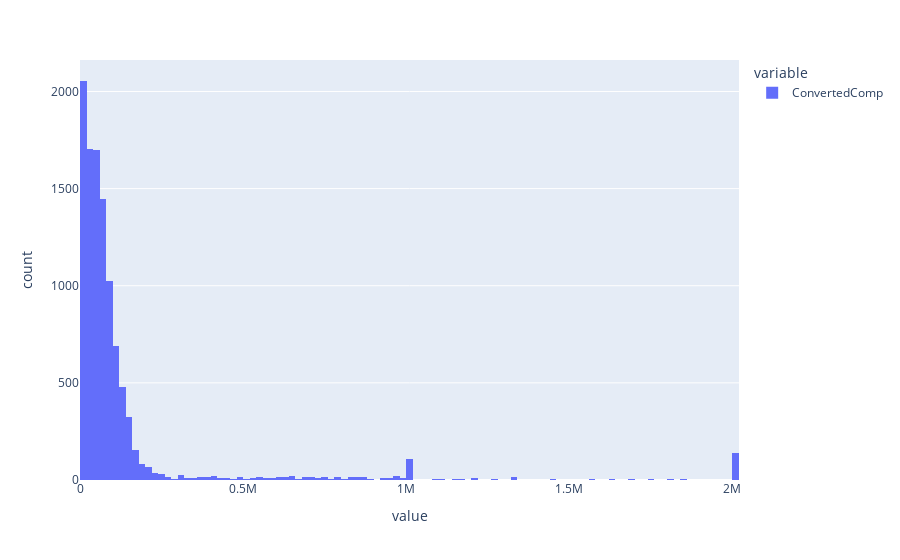

Notebook source saved alongside this figure:
### Markdown cell above
Plot the histogram for the column `ConvertedComp`.

### Code cell
fig = px.histogram(df['ConvertedComp'])
fig

### Figure 1 — Plotly figure (JSON) as saved in the notebook; plotly's stock layout.template omitted (floating-point values rounded to 4 significant figures; data arrays with more than 128 entries replaced by an {"elided": "..."} marker saying what was removed)
{"data": [{"alignmentgroup": "True", "bingroup": "x", "hovertemplate": "variable=ConvertedComp<br>value=%{x}<br>count=%{y}<extra></extra>", "legendgroup": "ConvertedComp", "marker": {"color": "#636efa", "pattern": {"shape": ""}}, "name": "ConvertedComp", "offsetgroup": "ConvertedComp", "orientation": "v", "showlegend": true, "type": "histogram", "x": {"elided": "11398 int values"}, "xaxis": "x", "yaxis": "y"}], "layout": {"barmode": "relative", "legend": {"title": {"text": "variable"}, "tracegroupgap": 0}, "margin": {"t": 60}, "xaxis": {"anchor": "y", "domain": [0, 1], "title": {"text": "value"}}, "yaxis": {"anchor": "x", "domain": [0, 1], "title": {"text": "count"}}}}
